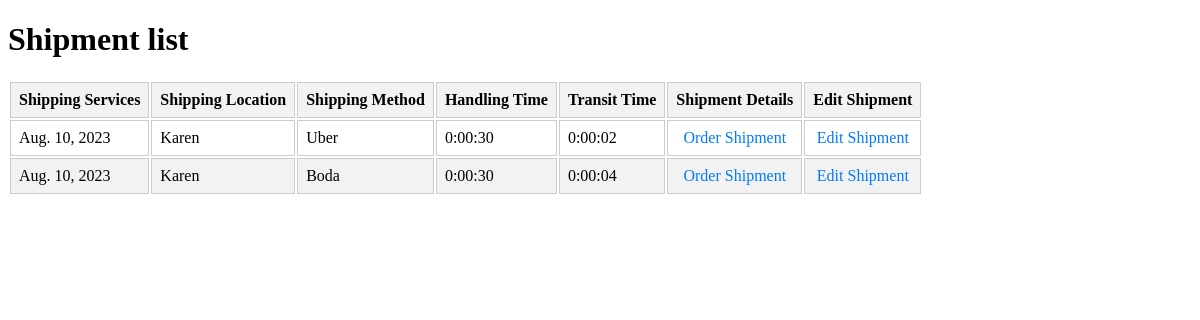
Screenshot of /Shipment/shipment/list with the database file from the repository.
### Shipment/models.py (models this page shows, shortened)
class Shipment (models.Model):
    Order = models.ManyToManyField(Order)
    shipping_services = models.DateField(auto_created=True)
    shipping_location = models.CharField(max_length=32)
    shipping_method = models.CharField(max_length=32)
    handling_time =models.DurationField()
    transit_time = models.DurationField()
    date_created = models.DateTimeField(auto_created=True)
    date_updated = models.DateTimeField(auto_now=True)

### Shipment/views.py (the view)
# urls.py: path("shipment/list",shipment_list, name="shipment_list_view"),
def shipment_list(request):
    shipments = Shipment.objects.all()
    return render (request, "shipment/shipment_list.html", {"shipments": shipments})

### templates/shipment/shipment_list.html (shortened to what this page needs)
<!DOCTYPE html>
<html lang="en">
<head>
    {% load static %}
    <link rel="stylesheet" href="{% static 'Inventory/product_list.css' %}">
</head>
<body>
    <table>
        <h1>Shipment list</h1>
        <thead>
            <tr>
                <th>Shipping Services</th>
                <th>Shipping Location</th>
                <th>Shipping Method</th>
                <th>Handling Time</th>
                <th>Transit Time</th>
                <th>Shipment Details</th>
                <th>Edit Shipment</th>
            </tr>
        </thead>
        <tbody>
            {% for shipment in shipments %}
            <tr>
                <td>{{ shipment.shipping_services }}</td>
                <td>{{ shipment.shipping_location }}</td>
                <td>{{ shipment.shipping_method}}</td>
                <td>{{ shipment.handling_time}}</td>
                <td>{{ shipment.transit_time}}</td>
                <td> <a href="{% url 'payment_detail_view' id=shipment.id %}">Order Shipment</a> </td>
                <td><a href="{% url 'payment_edit_view' id=shipment.id %}">Edit Shipment</a> </td>
            </tr>
            {% endfor %}
        </tbody>
    </table>
</body>
</html>

### inventory/static/Inventory/product_list.css (style rules this page uses)
th { background-color: #F2F2F2; padding: 8px; border: 1px solid #ccc; text-align: left; }
td { padding: 8px; border: 1px solid #ccc; }
td a { display: block; text-align: center; text-decoration: none; color: #007BFF; }
tr:nth-child(even) { background-color: #F2F2F2; }

### rows the page displays
Shipment: shipping_services "Aug. 10, 2023", shipping_location "Karen", shipping_method "Uber", handling_time "0:00:30", transit_time "0:00:02"
Shipment: shipping_services "Aug. 10, 2023", shipping_location "Karen", shipping_method "Boda", handling_time "0:00:30", transit_time "0:00:04"
